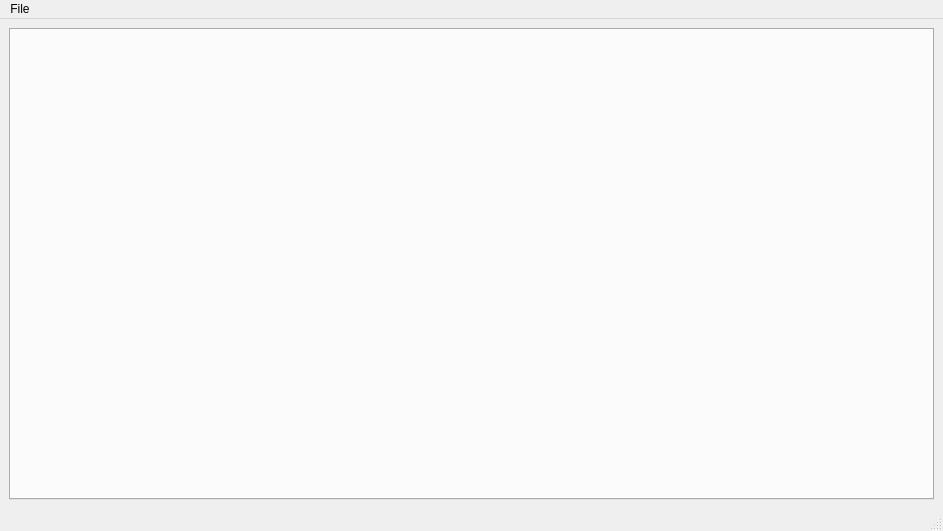
<?xml version="1.0" encoding="UTF-8"?>
<ui version="4.0">
 <class>Polaris</class>
 <widget class="QMainWindow" name="Polaris">
  <property name="geometry">
   <rect>
    <x>0</x>
    <y>0</y>
    <width>943</width>
    <height>531</height>
   </rect>
  </property>
  <property name="windowTitle">
   <string>POLARIS Aanalyzer</string>
  </property>
  <property name="windowIcon">
   <iconset resource="resources.qrc">
    <normaloff>:/plugins/polaris/icons/logo.png</normaloff>:/plugins/polaris/icons/logo.png</iconset>
  </property>
  <widget class="QWidget" name="mainWidget">
   <layout class="QHBoxLayout" name="horizontalLayout_4">
    <item>
     <layout class="QHBoxLayout" name="horizontalLayout">
      <item>
       <widget class="QTabWidget" name="tabWidget">
        <property name="currentIndex">
         <number>-1</number>
        </property>
       </widget>
      </item>
     </layout>
    </item>
   </layout>
  </widget>
  <widget class="QMenuBar" name="menubar">
   <property name="geometry">
    <rect>
     <x>0</x>
     <y>0</y>
     <width>943</width>
     <height>21</height>
    </rect>
   </property>
   <widget class="QMenu" name="menuFile">
    <property name="title">
     <string>File</string>
    </property>
    <widget class="QMenu" name="menuRecent_Databases">
     <property name="title">
      <string>Recent Databases</string>
     </property>
     <addaction name="actionA"/>
     <addaction name="actionB"/>
    </widget>
    <addaction name="actionDatabase"/>
    <addaction name="menuRecent_Databases"/>
    <addaction name="actionConnect_TestCase"/>
    <addaction name="actionDraw"/>
    <addaction name="actionQuit"/>
   </widget>
   <addaction name="menuFile"/>
  </widget>
  <widget class="QStatusBar" name="statusbar"/>
  <action name="actionDatabase">
   <property name="text">
    <string>Open Database</string>
   </property>
  </action>
  <action name="actionA">
   <property name="text">
    <string>a</string>
   </property>
  </action>
  <action name="actionB">
   <property name="text">
    <string>b</string>
   </property>
  </action>
  <action name="actionConnect_TestCase">
   <property name="text">
    <string>Connect TestCase</string>
   </property>
  </action>
  <action name="actionDraw">
   <property name="text">
    <string>Draw</string>
   </property>
  </action>
  <action name="actionQuit">
   <property name="text">
    <string>Quit</string>
   </property>
  </action>
 </widget>
 <resources>
  <include location="resources.qrc"/>
 </resources>
 <connections/>
</ui>
